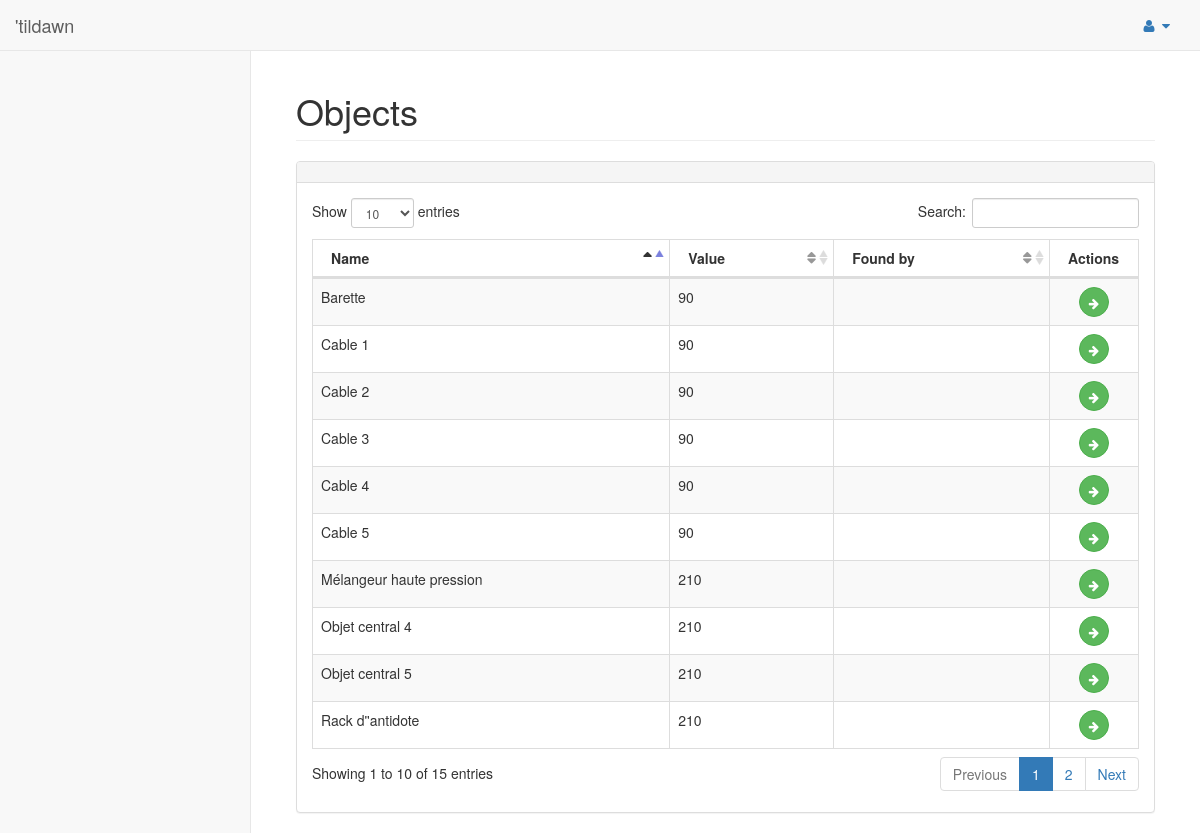
The page /pages/objectsBureau.php on the database as committed earlier.
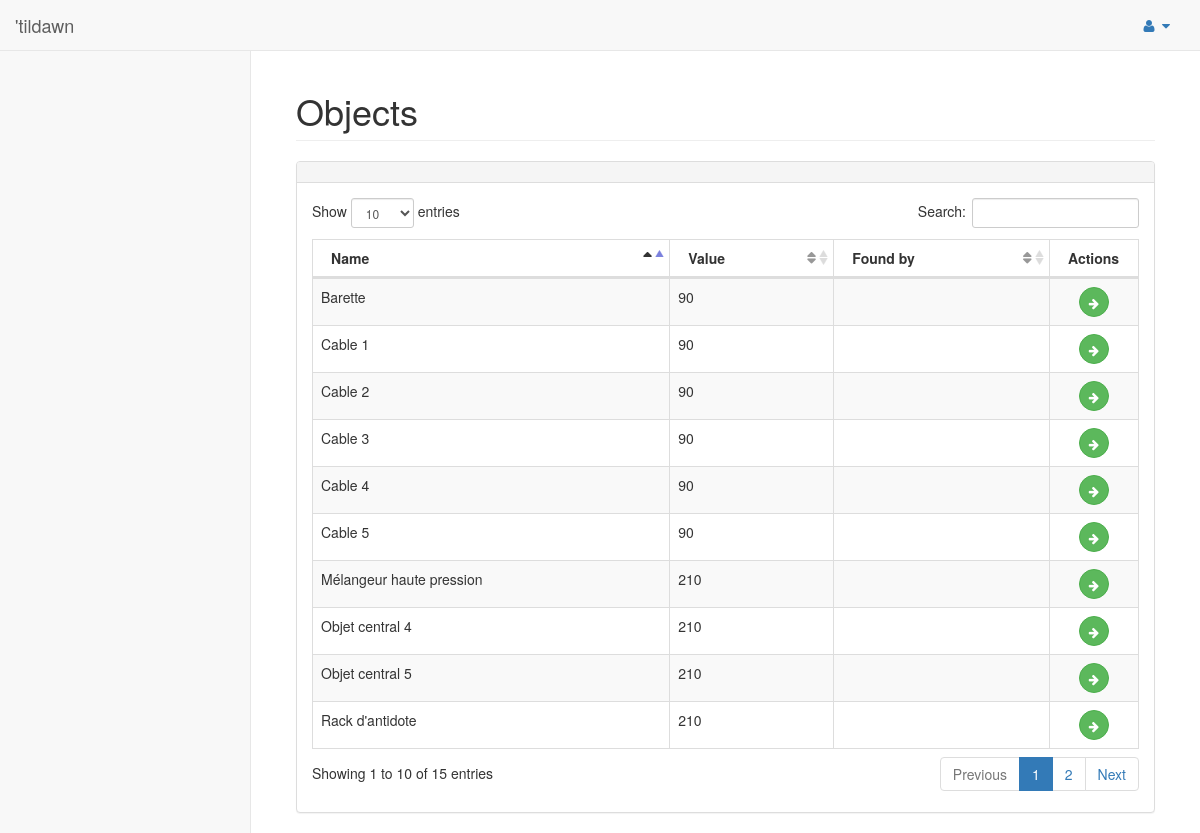
The same page on the database as committed later.
### tables this page shows
CREATE TABLE Objects (
    id INT NOT NULL AUTO_INCREMENT,
	name VARCHAR(32) NOT NULL UNIQUE,
	`found` BOOLEAN NOT NULL DEFAULT FALSE, 
	`value` INT NOT NULL,
	teamId INT,
	main BOOLEAN,
	 

	
	PRIMARY KEY(id),
	FOREIGN KEY(teamId) REFERENCES Teams(id)
);

### model/objects.php (called while the page is built, shortened)
<?php
include_once('../model/db.php');
function getAllObjects(){
    $link = connect();
    $res = mysqli_query($link, 'select objects.id as id, objects.name as name, value, teams.name as foundby, `main` from objects left join teams on objects.teamId = teams.id;');
    return fetch_result($res);
}
?>

### controller/common.php (called while the page is built, shortened)
<?php
require("../model/objects.php");
function getObjects(){
	return getAllObjects();
}
?>

### model/db.php (called while the page is built, shortened)
<?php
function fetch_result($res) {
	$result = array();
	if($res != False){
	    while($row = mysqli_fetch_assoc($res)) {
            $result[] = $row;
        }
	}else{
		echo "No result";
	}
    return $result;
}
?>

### pages/objectsBureau.php (the view, shortened to what this page needs)
<!DOCTYPE html>
<?php
$objects = getObjects();
?>
<html lang="en">
<head>
    <link href="../vendor/bootstrap/css/bootstrap.min.css" rel="stylesheet">
    <link href="../vendor/metisMenu/metisMenu.min.css" rel="stylesheet">
    <link href="../dist/css/sb-admin-2.css" rel="stylesheet">
    <link href="../vendor/font-awesome/css/font-awesome.min.css" rel="stylesheet" type="text/css">
    <link href="../vendor/datatables-plugins/dataTables.bootstrap.css" rel="stylesheet">
    <link href="../vendor/datatables-responsive/dataTables.responsive.css" rel="stylesheet">
</head>
<body>
    <div id="wrapper">
        <?php include("nav.php");?>
        <div id="page-wrapper">
            <div class="container-fluid">
                <div class="row">
                    <div class="col-lg-12">
                        <h1 class="page-header">Objects</h1>
                    </div>
                </div>
				<div class="row">
                <div class="col-lg-12">
                    <div class="panel panel-default">
                        <div class="panel-heading">
                        </div>
                        <div class="panel-body">
                            <table width="100%" class="table table-striped table-bordered table-hover" id="dataTables-example">
                                <thead>
                                    <tr>
                                        <th>Name</th>
                                        <th>Value</th>
										<th>Found by</th>
										<th>Actions</th>
                                    </tr>
                                </thead>
                                <tbody>
								    <?php
									    foreach ($objects as $object){
										    echo '<tr>';
                                            echo '<td>'.$object['name'].'</td>';
                               				echo '<td>'.$object['value'].'</td>';
											echo '<td>'.$object['foundby'].'</td>';
                                            echo '<td style="text-align: center;">';
											if($object['foundby'] == NULL){
												echo '<button type="button" class="btn btn-success btn-circle" data-toggle="modal" data-target="#found" data-object="'.$object['id'].'"><i class="fa fa-arrow-right"></i></button>';
											}
											echo '</td>';
										    echo '</tr>';
										}
								    ?>
                                </tbody>
                            </table>
                        </div>
                    </div>
                </div>
            </div>
            </div>
        </div>
    </div>
</body>
</html>

Rows that differ between the two databases and show on the page:
changed objects: name "Rack d''antidote" → "Rack d'antidote"
